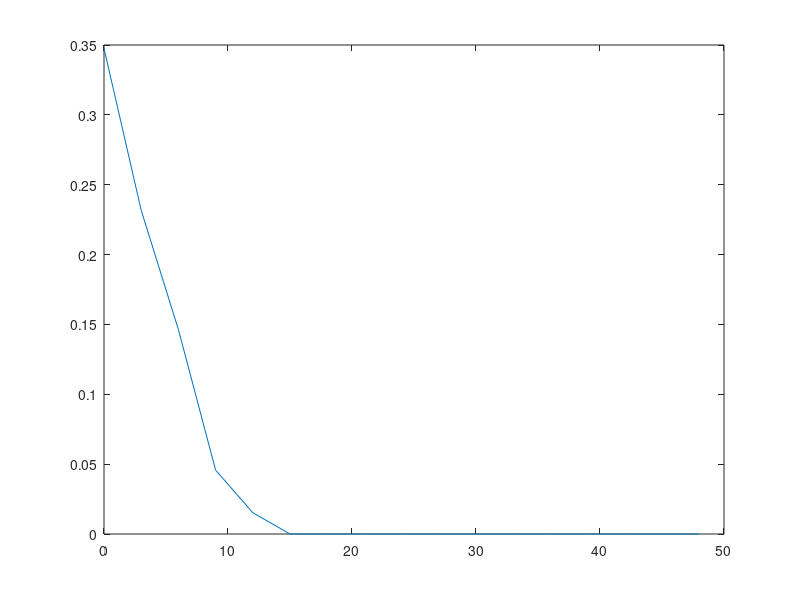

MATLAB code for this plot:
clc
close all
clear all
txt1='Information and communication Engineering';
symbols=double(txt1);
symbolTObitmapping=de2bi(symbols,8,'left-msb');
totNobits=numel(symbolTObitmapping);
inputReshapeBits=reshape(symbolTObitmapping,1,totNobits);
M=8;
bps=log2(M);

%padding

remainder=rem(totNobits,bps);
if(remainder==0)
    UserPadedData=inputReshapeBits;
else
    UserPadedData=[inputReshapeBits,zeros(1,bps-remainder)];
end

%modulation

reshapeUserPadedData=reshape(UserPadedData,numel(UserPadedData)/bps,bps);
bitToSymbolMapping=bi2de(reshapeUserPadedData,'left-msb');
modulatedSymbol=pskmod(bitToSymbolMapping,M);

BER=[];
SNR=[];
for snr=0:3:50;
    noisySymbols=awgn(modulatedSymbol,snr,'measured');
demoduledSymbol=pskdemod( noisySymbols,M);

demodulatedSymbolToBitMapping=de2bi(demoduledSymbol,'left-msb');
bit=numel(demodulatedSymbolToBitMapping);
outputreshape=reshape(demodulatedSymbolToBitMapping,1,bit);
%remove padding

demodulateBitsWithoutPadding=outputreshape(1:totNobits);
[number,ratio]=biterr(inputReshapeBits,demodulateBitsWithoutPadding);
BER=[BER ratio];
SNR=[SNR snr];
end
plot(SNR,BER)
%original text
txtBits=reshape(demodulateBitsWithoutPadding,numel(demodulateBitsWithoutPadding)/8,8);
txtBitsDecimal=bi2de(txtBits,'left-msb');
msg=char(txtBitsDecimal)


